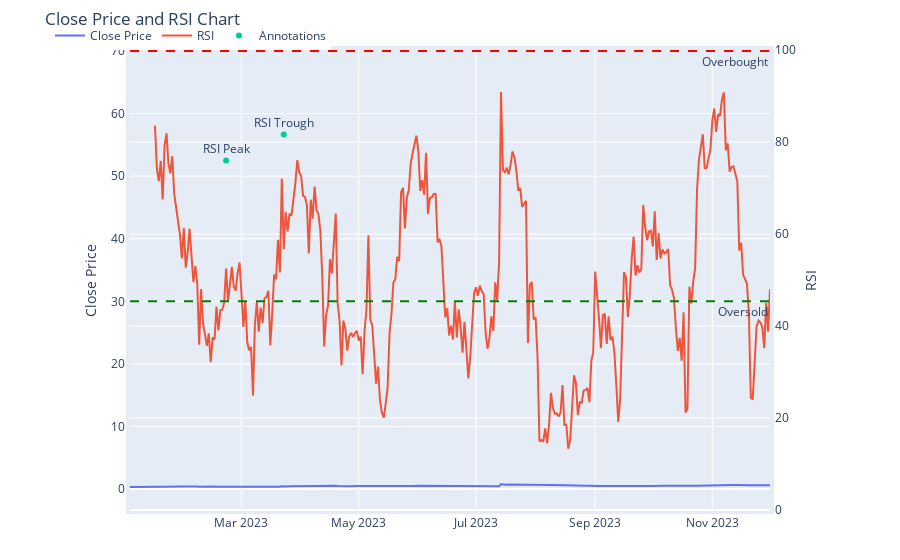

The notebook cell saved with this chart:
### Code cell
# Creating subplots
fig = go.Figure()

# Adding Close Price Trace
fig.add_trace(go.Scatter(x=full_data.index, y=full_data['Close'], mode='lines', name='Close Price'))

# Adding RSI Trace
fig.add_trace(go.Scatter(x=full_data.index, y=full_data['RSI'], mode='lines', name='RSI', yaxis='y2'))

# Update layout for a dual-axis plot
fig.update_layout(
    title='Close Price and RSI Chart',
    xaxis=dict(domain=[0.1, 0.9]),
    yaxis=dict(title='Close Price'),
    yaxis2=dict(title='RSI', overlaying='y', side='right', range=[0, 100]),
    legend=dict(orientation='h', y=1, x=0, yanchor='bottom', xanchor='left'),
    margin=dict(l=50, r=50, b=50, t=50, pad=4),
)

# Add horizontal lines for RSI
fig.add_hline(y=70, line_dash="dash", line_color="red", annotation_text="Overbought", annotation_position="bottom right")
fig.add_hline(y=30, line_dash="dash", line_color="green", annotation_text="Oversold", annotation_position="bottom right")

# Enhancing the look with annotations and custom hover info
fig.add_trace(go.Scatter(
    x=[full_data.index[50], full_data.index[80]],
    y=[full_data['RSI'][50], full_data['RSI'][80]],
    mode="markers+text",
    name="Annotations",
    text=["RSI Peak", "RSI Trough"],
    textposition="top center"
))

# Customizing the hover information
fig.update_traces(hoverinfo='all', hovertemplate="Date: %{x}<br>Value: %{y}")

# Show the plot
fig.show()

### Figure 1 — Plotly figure (JSON) as saved in the notebook; plotly's stock layout.template omitted (floating-point values rounded to 4 significant figures; data arrays with more than 128 entries replaced by an {"elided": "..."} marker saying what was removed)
{"data": [{"hoverinfo": "all", "hovertemplate": "Date: %{x}<br>Value: %{y}", "mode": "lines", "name": "Close Price", "type": "scatter", "x": {"elided": "334 str values"}, "y": {"elided": "334 float values"}}, {"hoverinfo": "all", "hovertemplate": "Date: %{x}<br>Value: %{y}", "mode": "lines", "name": "RSI", "type": "scatter", "x": {"elided": "334 str values"}, "y": {"elided": "334 float values"}, "yaxis": "y2"}, {"hoverinfo": "all", "hovertemplate": "Date: %{x}<br>Value: %{y}", "mode": "markers+text", "name": "Annotations", "text": ["RSI Peak", "RSI Trough"], "textposition": "top center", "type": "scatter", "x": ["2023-02-21T00:59:59.999000", "2023-03-23T00:59:59.999000"], "y": [52.51, 56.68]}], "layout": {"annotations": [{"showarrow": false, "text": "Overbought", "x": 1, "xanchor": "right", "xref": "x domain", "y": 70, "yanchor": "top", "yref": "y"}, {"showarrow": false, "text": "Oversold", "x": 1, "xanchor": "right", "xref": "x domain", "y": 30, "yanchor": "top", "yref": "y"}], "legend": {"orientation": "h", "x": 0, "xanchor": "left", "y": 1, "yanchor": "bottom"}, "margin": {"b": 50, "l": 50, "pad": 4, "r": 50, "t": 50}, "shapes": [{"line": {"color": "red", "dash": "dash"}, "type": "line", "x0": 0, "x1": 1, "xref": "x domain", "y0": 70, "y1": 70, "yref": "y"}, {"line": {"color": "green", "dash": "dash"}, "type": "line", "x0": 0, "x1": 1, "xref": "x domain", "y0": 30, "y1": 30, "yref": "y"}], "title": {"text": "Close Price and RSI Chart"}, "xaxis": {"domain": [0.1, 0.9]}, "yaxis": {"title": {"text": "Close Price"}}, "yaxis2": {"overlaying": "y", "range": [0, 100], "side": "right", "title": {"text": "RSI"}}}}
